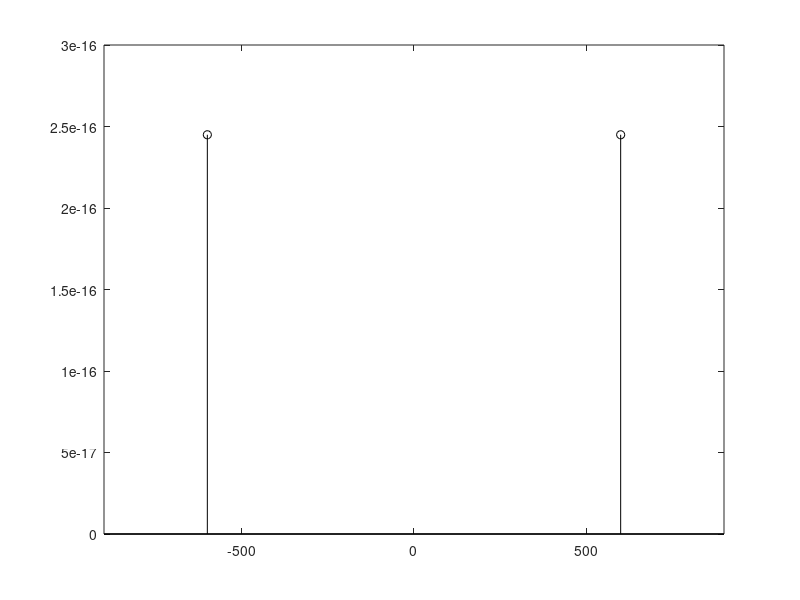
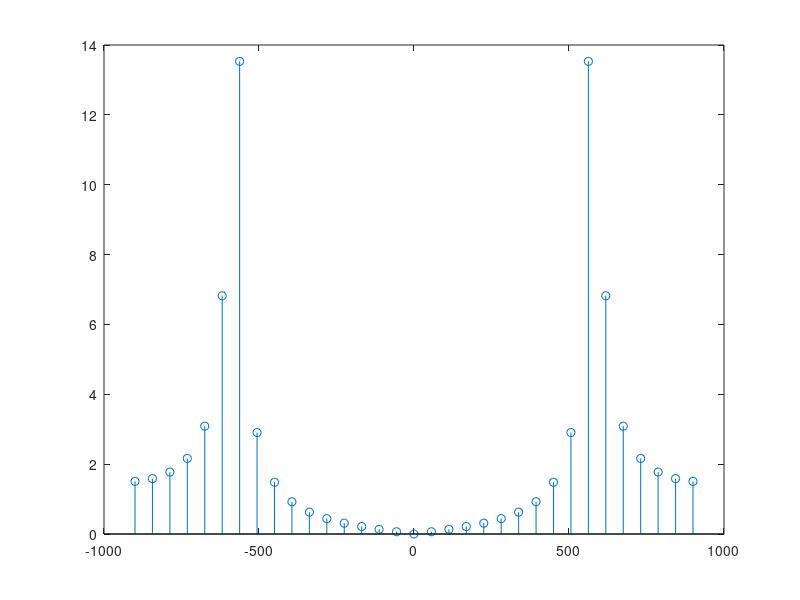
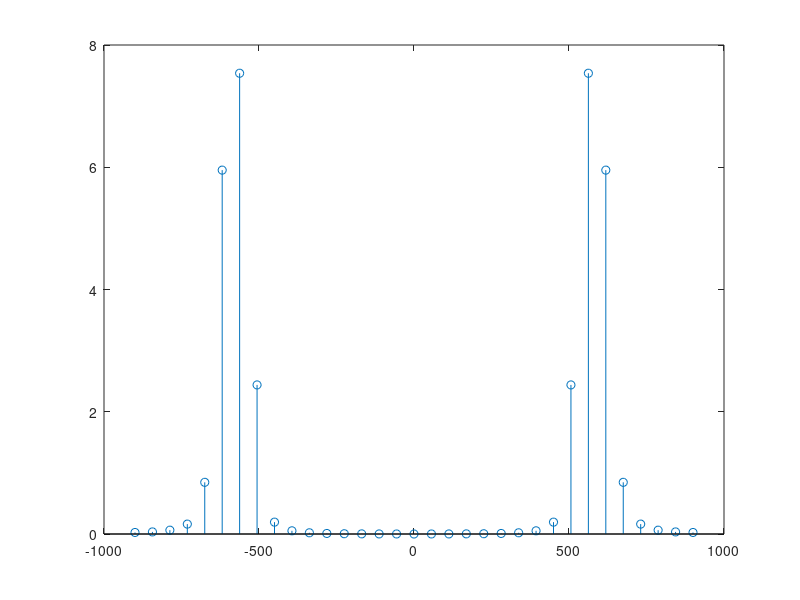
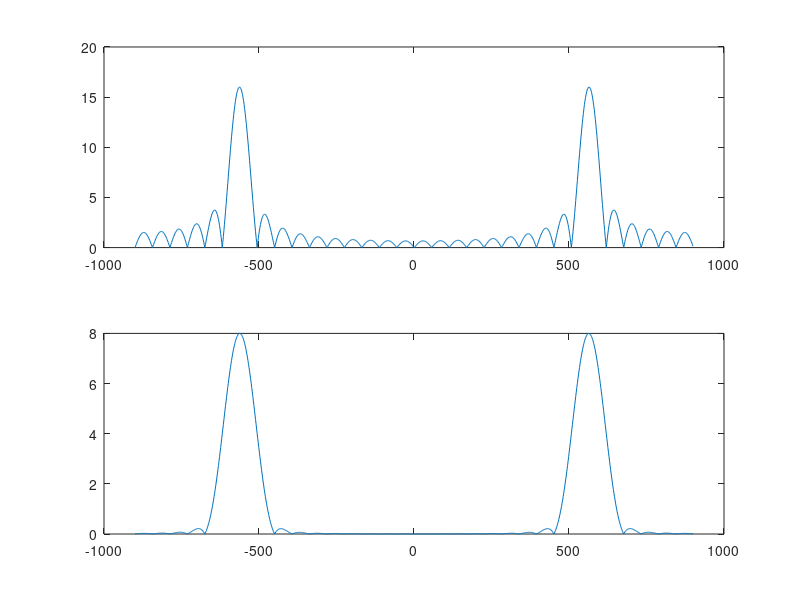

Write MATLAB code to recreate these figures, in order. (Note: this script raises an error after producing the figures.)
clear; close all; clc;

%% Part 1.1
f0 = 1200; fs1 = 1800; t0 = 1/f0;
t1 = linspace(0,1/f0,ceil(t0/(1/fs1)));

x1   = sin(2*pi*f0*t1);
dft1 = fftshift(fft(x1));

aliasFreq1 = mod(f0,fs1);
if aliasFreq1 > fs1/2
    aliasFreq1 = fs1 - aliasFreq1;
end

figure(1);
ymax = max(abs(dft1));
stem( aliasFreq1,ymax,'k'); hold on;
stem(-aliasFreq1,ymax,'k'); hold off;
xlim([-fs1/2 fs1/2]);

% Sinc interpolation on the samples would recover the signal sin(2pi600t),
% because the frequency content of the sampled signal contains peaks at
% +-600 Hz with equal magnitude, but opposite complex parts. The peaks
% exist at +-600 Hz due to aliasing in the sampled signal. To satisfy the
% Nyquist rate, the sampling frequency must be 2*f0, or 2400 Hz.

%% Part 1.2
L = 33; % L = 33 was chosen instead of 32 for symmetry purposes
t2 = linspace(0,L*1/fs1,L);

x2   = sin(2*pi*f0*t2);
dft2 = fftshift(fft(x2));

freq2 = linspace(-fs1/2,fs1/2,length(dft2));
figure(2); stem(freq2,abs(dft2));

% The plot closely resembles the analytical skech from part 1.1. There are
% two clear peaks at around +-600 Hz, which is expected given that the
% sampling frequency is below the Nyquist rate. The peaks in the plot
% correspond to a sinusoid of frequency 600 Hz [sin(2pi(600)t]. The main
% difference between this plot and the theoretically expected frequency
% domain characterization of the sampled signal from part 1.1 is that this
% plot contains non-zero magnitudes at frequencies other than +-600 Hz.
% This is a result of the sharp, jagged, and distorted sampled signal,
% which only barely resembles a periodic sinusoidal function and thus
% contains frequencies outside of +-600 Hz in its frequency domain.

%% Part 1.3
n = 0:1:L-1;
wHann2 = 0.5*(1-cos(2*pi*n/(L-1)));

x3   = x2.*wHann2;
dft3 = fftshift(fft(x3));

freq3 = linspace(-fs1/2,fs1/2,length(dft3));
figure(3); stem(freq3,abs(dft3));

% The plot constructed using a Hann window contains the same fundamental
% structure as the plot constructed using a rectangular window but displays
% greater precision near the peaks. Unlike the plot from the rectangular
% window, the plot from the Hann window shows sharper edges near the peaks,
% more closely resembling the delta-like shape that is theoretically
% expected in the DFT.

%% Part 1.4
N = 1024;

x2ZeroPad = [x2,zeros(1,N-L)];
x3ZeroPad = [x3,zeros(1,N-L)];

dft2ZeroPad = fftshift(fft(x2ZeroPad));
dft3ZeroPad = fftshift(fft(x3ZeroPad));

freq2ZeroPad = linspace(-fs1/2,fs1/2,length(dft2ZeroPad));
freq3ZeroPad = linspace(-fs1/2,fs1/2,length(dft3ZeroPad));

figure(4);
subplot(2,1,1); plot(freq2ZeroPad,abs(dft2ZeroPad));
subplot(2,1,2); plot(freq3ZeroPad,abs(dft3ZeroPad));

% The frequency domain magnitude plots that are constructed using very long
% zero-padded sampled signals and windowed using rectangular and Hann
% windows both display distinct peaks near the expected locations at +-600
% Hz, with greater accuracy than the plots from the non-zero-padded sampled
% signals. Regardless of the window used, the magnitude plot contained
% smaller oscillations around the peaks with the zero-padded signal.
% Nonetheless, comparison of the two differently windowed zero-padded plots
% resulted in significant differences as well. While the rectangular
% windowed signal produced sharper peaks in the DFT, the Hann windowed
% signal produced a much smoother plot. Ultimately, depending on the
% application and system that the signal is traveling through, we may
% choose to prioritize sharper peaks over a smoother plot, or vice versa.

%% Part 1.5
wRect = ones(1,L);
dftRect = fftshift(fft([wRect ,zeros(1,N-L)]));
dftHann = fftshift(fft([wHann2,zeros(1,N-L)]));

freqRect = linspace(-1/2,1/2,length(dftRect));
freqHann = linspace(-1/2,1/2,length(dftHann));

figure(5);
subplot(2,1,1); plot(freqRect,abs(dftRect));
subplot(2,1,2); plot(freqHann,abs(dftHann));

% The DTFT of the rectangular window and Hann window display contrasting
% structures. The rectangular window yields a sinc-type structure, while
% the Hann window produces a Gaussian-type structure. Although both plots
% exhibit similar windowed averaged shapes, a crucial difference lies in
% the small additional oscillating peaks in the DTFT of the rectangular
% window, which the DTFT of the Hann window do not contain.

%% Part 1.6
f6a = 1200;  f6b = 1000;

f6 = lcm(f6a,f6b); t6Period = 1/f6;
t6 = linspace(0,1/f6,ceil(t6Period/(1/fs1)));

x6 = sin(2*pi*f6a*t6) + sin(2*pi*f6b*t6);
dft6 = fftshift(fft(x6));

aliasFreq6a = mod(f6a,fs1);
if aliasFreq6a > fs1/2
    aliasFreq6a = fs1 - aliasFreq6a;
end

aliasFreq6b = mod(f6b,fs1);
if aliasFreq6b > fs1/2
    aliasFreq6b = fs1 - aliasFreq6b;
end

figure(6);
ymax = max(abs(dft6));
stem( aliasFreq6a,ymax,'k'); hold on;
stem(-aliasFreq6a,ymax,'k'); hold on;
stem( aliasFreq6b,ymax,'k'); hold on;
stem(-aliasFreq6b,ymax,'k'); hold off;
xlim([-fs1/2 fs1/2]);

% A sinc interpolation on the DTFT would result in the signal sin(2pi600t)
% + sin(2pi800t). This is easily verifiable by observing the DTFT, which
% exhibits peaks at +-600 Hz and +-800 Hz, as expected due to aliasing in
% the sampled signal. To satisfy the Nyquist rate, the sampling frequency
% must be 2*f6, or 12000 Hz.

%% Part 1.7
t7  = linspace(0,L*1/fs1,L);

x7     = sin(2*pi*f6a*t7) + sin(2*pi*f6b*t7);
x7Hann = x7.*wHann2;

x7ZeroPad     = [x7    ,zeros(1,N-L)];
x7HannZeroPad = [x7Hann,zeros(1,N-L)];

dft7ZeroPad     = fftshift(fft(x7ZeroPad    ));
dft7HannZeroPad = fftshift(fft(x7HannZeroPad));

freq7ZeroPad     = linspace(-fs1/2,fs1/2,length(dft7ZeroPad    ));
freq7HannZeroPad = linspace(-fs1/2,fs1/2,length(dft7HannZeroPad));

figure(7);
subplot(2,1,1); plot(freq7ZeroPad    ,abs(dft7ZeroPad    ));
subplot(2,1,2); plot(freq7HannZeroPad,abs(dft7HannZeroPad));

% The peaks in the 1024 point DFT are distinguishable using both the
% rectangular window and the Hann window. In both plots, peaks exist near
% +-600 Hz and +-800 Hz. Additionally, the rectangular windowed sampled
% signal displays an oscillatory frequency domain characterization, whereas
% the Hann windowed sampled signal displays a clean and smooth frequency
% domain characterization with only slightly wider peaks. This is
% consistent with previous observations about the frequency domain
% characterizations of rectangular and Hann windows.

%% Part 1.8
x8     = sin(2*pi*f6a*t7) + 1/10*sin(2*pi*f6b*t7);
x8Hann = x8.*wHann2;

x8ZeroPad     = [x8    ,zeros(1,N-L)];
x8HannZeroPad = [x8Hann,zeros(1,N-L)];

dft8ZeroPad     = fftshift(fft(x8ZeroPad    ));
dft8HannZeroPad = fftshift(fft(x8HannZeroPad));

figure(8);
subplot(2,1,1); plot(freq7ZeroPad    ,abs(dft8ZeroPad    ));
subplot(2,1,2); plot(freq7HannZeroPad,abs(dft8HannZeroPad));

% The peaks in the DFT are still distinguishable, but the contribution that
% the 1000 Hz sinusoid makes to the frequency domain characterization of
% the mixed frequency function is only barely visible in the frequency
% spectrum, regardless of how the signal is windowed. In the frequency plot
% of the rectangular windowed signal, there is a small uneven oscillation
% at 800 Hz, while in the frequency plot of the Hann windowed signal, there
% is a noticeable bump near 800 Hz.

%% Part 1.9
% Decreasing the number of samples taken to 17 caused the accuracy of the
% DFT to drop and the width of the peaks to increase. The plots from parts
% 1.5 and 1.8 changed most significantly; in both, the peaks in the DFT
% were much wider, regardless of how the sampled signal was windowed.

% Increasing the number of samples taken to 67 caused the accuracy of the
% DFT to increase and the height of the peaks to sharpen. The plots from
% 1.2, 1.3, 1.7, and 1.8 changed most significantly. In figure 2 and 3, the
% sharpness of the peaks increased significantly around +-600 Hz; in figure
% 7, the peaks at +-600 Hz and +-800 Hz were very clear; and in figure 8,
% the peaks at +-800 Hz which correlate to the 1000 Hz signal also became
% more clear, although they were still hard to notice compared to the peaks
% at +-600 Hz which correspond to the 1200 Hz signal

% Decreasing the amount of zero-padding to a vector length of 512 caused
% the accuracy of the DFT to drop. In all plots, there were fewer points,
% and as a result, the sharpness of peaks in the plots dulled. Other than
% duller peaks, there was no significant structural change in the frequency
% domain characterization of the sampled signals from 1.2 to 1.8.

% Increasing the amount of zero-padding to a vector length of 2048 caused
% the accuracy of the DFT to increase. In all plots, the number of points
% increased, and as a result, the sharpness of the peaks increased. Other
% than sharper peaks, there was no significant structural change in the
% frequency domain characterization of the sampled signals from 1.2 to 1.8.

%% Part 2.10
fs10 = 1500; numS = 1;
t = linspace(0,numS,fs10*numS);

audio10 = chirp(t,200,1,600);
% sound(audio,fs10);

%% Part 2.11
dtft11  = fftshift(fft(audio10));
dtft11L = fftshift(fft([audio10,zeros(1,10*fs10)]));

freq11  = linspace(-fs10/2,fs10/2,length(dtft11 ));
freq11L = linspace(-fs10/2,fs10/2,length(dtft11L));

figure(11);
subplot(2,1,1); plot(freq11 ,abs(dtft11 ));
subplot(2,1,2); plot(freq11L,abs(dtft11L));

% The frequency content contains a plateau of peaks from +-200 Hz to +-600
% Hz. This is consistent with what we expect for a chirp from 200 Hz to 600
% Hz, since a chirp is a signal whose frequency varies linearly over time.
% Although there are also frequencies from 0 Hz to 200 Hz and 600 Hz to 700
% Hz, the amplitude of the peaks makes these frequencies negligible.

%% Part 2.12
t12 = linspace(0,(L-1)/fs10*numS,L);
wHann12 = 0.5*(1-cos(2*pi*t12/(L-1)));
overlap12 = round(L*0.25); nfft12 = 512;

[S12,F12,T12] = spectrogram(audio10,wHann12,overlap12,nfft12,fs10);
figure(12); pcolor(T12,F12,abs(S12)); colorbar;

% The plot distinctly shows the frequency linearly increasing from 200 Hz
% to 600 Hz in 1 second. There is a high-intensity +-25 Hz layer relative
% to the most intense frequency at each time step sandwiching the linear
% trend and a medium-intensity +-25 Hz layer extending beyond that.

%% Part 2.13
load('audio44k.mat');
audio13 = getaudiodata(record44k);

fs13 = 8000; recordL = 2; period13 = 0.02;
tDiv = recordL/length(audio13); stftL = round(period13/tDiv);

t13       = linspace(0,(stftL-1)/fs13*recordL,stftL);
wHann13   = 0.5*(1-cos(2*pi*t13/(stftL-1)));
overlap13 = round(stftL*0.5);
nfft13    = round(1/100*length(audio13));

[S13,F13,T13] = spectrogram(audio13,wHann13,overlap13,nfft13,fs13);
figure(13); pcolor(T13,F13,abs(S13)); colormap jet; colorbar;

%% Part 2.14
% Drastically different speech segments result in visibly distinct patterns
% in the STFT plots. High-pitched sounds exhibit more high intensity
% high-frequency values, while lower-pitched sounds primarily show high
% intensity low-frequency values. In addition, muffled sounds present a
% spectrogram with significant intensity across the entire frequency
% spectrum, while clear sounds produce a pinpoint precise spectrogram with
% little frequency smearing across the plot.